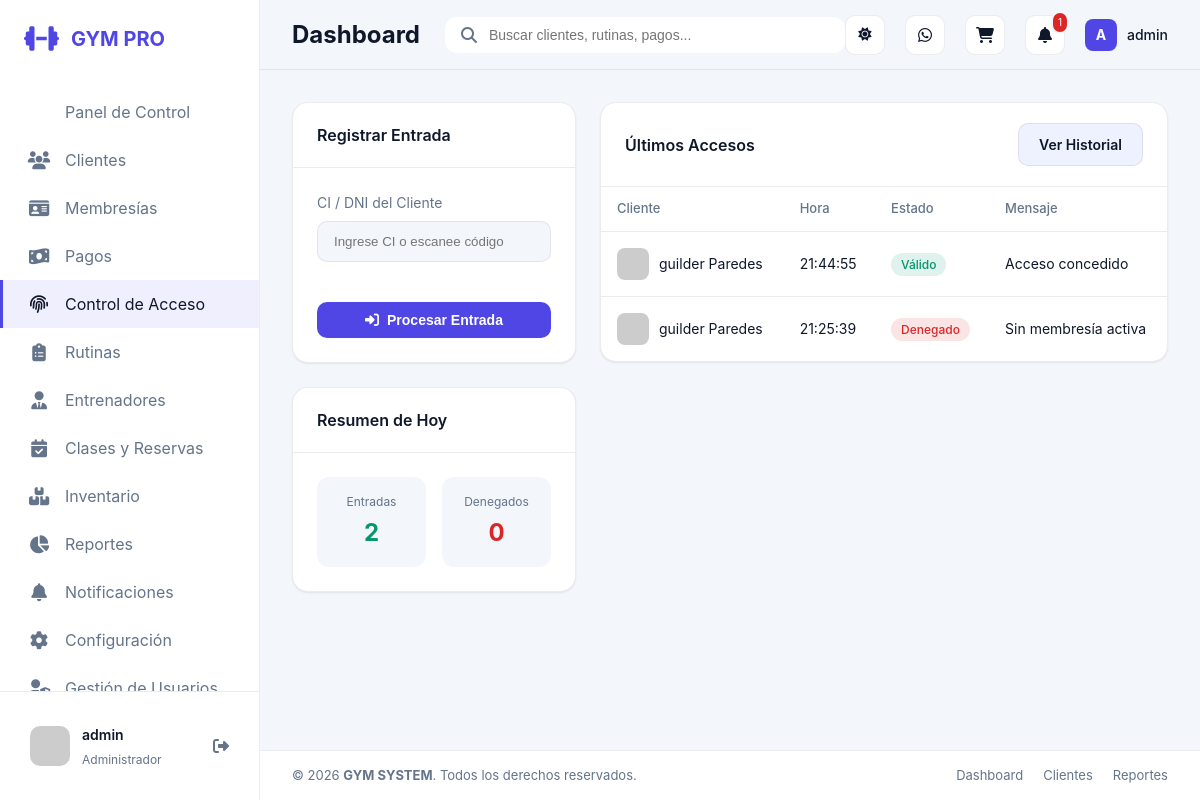
The page /acceso/ (signed in) on the database its author committed.
### apps/core/models.py (models this page shows, shortened)
class UserProfile(models.Model):
    ROLE_ADMIN = 'ADMIN'
    ROLE_RECEPTION = 'RECEPCIONISTA'
    ROLE_TRAINER = 'ENTRENADOR'
    ROLE_CLIENT = 'CLIENTE'
    ROLE_CHOICES = [
        (ROLE_ADMIN, 'Administrador'),
        (ROLE_RECEPTION, 'Recepcionista'),
        (ROLE_TRAINER, 'Entrenador'),
        (ROLE_CLIENT, 'Cliente'),
    ]
    user = models.OneToOneField(settings.AUTH_USER_MODEL, on_delete=models.CASCADE, related_name='profile')
    role = models.CharField(max_length=20, choices=ROLE_CHOICES, default=ROLE_RECEPTION)
    client = models.OneToOneField(Client, on_delete=models.SET_NULL, null=True, blank=True, related_name='auth_profile')
    trainer = models.OneToOneField(Trainer, on_delete=models.SET_NULL, null=True, blank=True, related_name='auth_profile')
    @property
    def role_label(self):
        return self.get_role_display()

### apps/access/models.py (models this page shows, shortened)
class AccessRecord(models.Model):
    client = models.ForeignKey(Client, on_delete=models.CASCADE)
    timestamp = models.DateTimeField(default=timezone.now)
    entry_type = models.CharField(max_length=50, choices=[
        ('ENTRADA', 'Entrada'),
        ('SALIDA', 'Salida'),
    ], default='ENTRADA')
    method = models.CharField(max_length=50, choices=[
        ('QR', 'QR'),
        ('CODIGO', 'Código'),
        ('HUELLA', 'Huella'),
    ], default='CODIGO')
    valid = models.BooleanField(default=True)
    message = models.CharField(max_length=255, blank=True)

### apps/clients/models.py (models this page shows, shortened)
class Client(models.Model):
    first_name = models.CharField(max_length=120)
    last_name = models.CharField(max_length=120)
    ci = models.CharField(max_length=40, unique=True)
    phone = models.CharField(max_length=40)
    email = models.EmailField(blank=True)
    profile_photo = models.ImageField(upload_to='clientes/', blank=True, null=True)
    join_date = models.DateField(default=timezone.now)
    is_active = models.BooleanField(default=True)
    height_cm = models.DecimalField(max_digits=5, decimal_places=2, blank=True, null=True)
    weight_kg = models.DecimalField(max_digits=5, decimal_places=2, blank=True, null=True)
    trainer = models.ForeignKey(Trainer, on_delete=models.SET_NULL, blank=True, null=True, related_name='clients')
    notes = models.TextField(blank=True)
    @property
    def full_name(self):
        return f'{self.first_name} {self.last_name}'

### apps/access/views.py (the view, shortened to what this page needs)
# urls.py: path('', views.access_panel, name='access_panel'),
@role_required(UserProfile.ROLE_ADMIN, UserProfile.ROLE_RECEPTION)
def access_panel(request):
    recent_access = AccessRecord.objects.all().order_by('-timestamp')[:20]
    context = {'recent_access': recent_access}
    return render(request, 'access/access_panel.html', context)

### apps/core/permissions.py (called while the page is built)
def get_user_profile(user):
    if not user or not user.is_authenticated:
        return None
    default_role = UserProfile.ROLE_ADMIN if user.is_superuser else UserProfile.ROLE_RECEPTION
    profile, _ = UserProfile.objects.get_or_create(
        user=user,
        defaults={'role': default_role},
    )
    if user.is_superuser and profile.role != UserProfile.ROLE_ADMIN:
        profile.role = UserProfile.ROLE_ADMIN
        profile.save(update_fields=['role'])
    return profile

def get_user_role(user):
    if not user or not user.is_authenticated:
        return None
    if user.is_superuser:
        return UserProfile.ROLE_ADMIN
    profile = get_user_profile(user)
    return profile.role if profile else None

def get_role_label(role):
    return ROLE_LABELS.get(role, 'Sin rol')

def get_linked_client(user):
    profile = get_user_profile(user)
    return profile.client if profile else None

def get_linked_trainer(user):
    profile = get_user_profile(user)
    return profile.trainer if profile else None

def has_role(user, *allowed_roles):
    role = get_user_role(user)
    return role in allowed_roles

def role_required(*allowed_roles):
    def decorator(view_func):
        @wraps(view_func)
        def wrapped_view(request, *args, **kwargs):
            if not request.user.is_authenticated:
                return redirect('login')
            if has_role(request.user, *allowed_roles):
                return view_func(request, *args, **kwargs)
            messages.error(request, 'No tienes permisos para acceder a esta sección.')
            return redirect('dashboard')
        return wrapped_view
    return decorator

### templates/access/access_panel.html (shortened to what this page needs)
{% extends 'base.html' %}
{% block content %}
<div class="dashboard-grid" style="grid-template-columns: 1fr 2fr;">
    <div class="grid-left">
        <div class="card">
            <div class="card-header">
                <h3 class="card-title">Registrar Entrada</h3>
            </div>
            <div class="card-body">
                <form action="" method="POST">
                    <div class="form-group">
                        <label for="ci">CI / DNI del Cliente</label>
                        <input type="text" name="ci" id="ci" class="form-control" placeholder="Ingrese CI o escanee código" autofocus required>
                    </div>
                    <button type="submit" class="btn btn-primary" style="width: 100%; justify-content: center; margin-top: 20px;">
                        <i class="fas fa-sign-in-alt"></i> Procesar Entrada
                    </button>
                </form>
            </div>
        </div>
        <div class="card" style="margin-top: 24px;">
            <div class="card-header">
                <h3 class="card-title">Resumen de Hoy</h3>
            </div>
            <div class="card-body">
                <div style="display: grid; grid-template-columns: 1fr 1fr; gap: 16px;">
                    <div style="background: var(--bg-body); padding: 16px; border-radius: 12px; text-align: center;">
                        <span style="display: block; font-size: 12px; color: var(--text-muted); margin-bottom: 4px;">Entradas</span>
                        <span style="font-size: 24px; font-weight: 700; color: var(--color-success);">{{ recent_access.count }}</span>
                    </div>
                    <div style="background: var(--bg-body); padding: 16px; border-radius: 12px; text-align: center;">
                        <span style="display: block; font-size: 12px; color: var(--text-muted); margin-bottom: 4px;">Denegados</span>
                        <span style="font-size: 24px; font-weight: 700; color: var(--color-danger);">0</span>
                    </div>
                </div>
            </div>
        </div>
    </div>
    <div class="grid-right">
        <div class="card">
            <div class="card-header">
                <h3 class="card-title">Últimos Accesos</h3>
                <a href="{% url 'access_history' %}" class="btn btn-secondary btn-sm">Ver Historial</a>
            </div>
            <div class="card-body" style="padding: 0;">
                <div class="table-container">
                    <table>
                        <thead>
                            <tr>
                                <th>Cliente</th>
                                <th>Hora</th>
                                <th>Estado</th>
                                <th>Mensaje</th>
                            </tr>
                        </thead>
                        <tbody>
                            {% for access in recent_access %}
                            <tr>
                                <td>
                                    <div style="display: flex; align-items: center; gap: 10px;">
                                        <img src="https://ui-avatars.com/api/?name={{ access.client.full_name }}&background=random" style="width: 32px; height: 32px; border-radius: 8px;">
                                        <span>{{ access.client.full_name }}</span>
                                    </div>
                                </td>
                                <td>{{ access.timestamp|date:"H:i:s" }}</td>
                                <td>
                                    {% if access.valid %}
                                    <span class="badge-status status-active">Válido</span>
                                    {% else %}
                                    <span class="badge-status status-expired">Denegado</span>
                                    {% endif %}
                                </td>
                                <td>{{ access.message }}</td>
                            </tr>
                            {% empty %}
                            <tr>
                                <td colspan="4" style="text-align: center; padding: 48px; color: var(--text-muted);">No hay registros recientes.</td>
                            </tr>
                            {% endfor %}
                        </tbody>
                    </table>
                </div>
            </div>
        </div>
    </div>
</div>
{% endblock %}

### templates/components/sidebar.html (shortened to what this page needs)
<aside class="sidebar">
    <div class="sidebar-header">
        <a href="{% url 'dashboard' %}" class="logo">
            <i class="fas fa-dumbbell"></i>
            <span>GYM PRO</span>
        </a>
    </div>
    <nav class="sidebar-nav">
        <a href="{% url 'dashboard' %}" class="nav-item {% if request.resolver_match.url_name == 'dashboard' %}active{% endif %}">
            <span>Panel de Control</span>
        </a>
        {% if request.user.profile.role == 'ADMIN' or request.user.profile.role == 'RECEPCIONISTA' %}
        <a href="{% url 'client_list' %}" class="nav-item {% if 'client' in request.resolver_match.url_name %}active{% endif %}">
            <i class="fas fa-users"></i>
            <span>Clientes</span>
        </a>
        {% endif %}
        {% if request.user.profile.role == 'ADMIN' or request.user.profile.role == 'RECEPCIONISTA' %}
        <a href="{% url 'plan_list' %}" class="nav-item {% if 'plan' in request.resolver_match.url_name %}active{% endif %}">
            <i class="fas fa-id-card"></i>
            <span>Membresías</span>
        </a>
        {% endif %}
        {% if request.user.profile.role == 'ADMIN' or request.user.profile.role == 'RECEPCIONISTA' %}
        <a href="{% url 'payment_list' %}" class="nav-item {% if 'payment' in request.resolver_match.url_name %}active{% endif %}">
            <i class="fas fa-money-bill-wave"></i>
            <span>Pagos</span>
        </a>
        {% endif %}
        {% if request.user.profile.role == 'ADMIN' or request.user.profile.role == 'RECEPCIONISTA' %}
        <a href="{% url 'access_panel' %}" class="nav-item {% if 'access' in request.resolver_match.url_name %}active{% endif %}">
            <i class="fas fa-fingerprint"></i>
            <span>Control de Acceso</span>
        </a>
        {% endif %}
        {% if request.user.profile.role == 'ADMIN' or request.user.profile.role == 'ENTRENADOR' %}
        <a href="{% url 'routine_list' %}" class="nav-item {% if 'routine' in request.resolver_match.url_name %}active{% endif %}">
            <i class="fas fa-clipboard-list"></i>
            <span>Rutinas</span>
        </a>
        {% endif %}
        {% if request.user.profile.role == 'ADMIN' %}
        <a href="{% url 'trainers:list' %}" class="nav-item {% if 'trainers' in request.resolver_match.app_name %}active{% endif %}">
            <i class="fas fa-user-tie"></i>
            <span>Entrenadores</span>
        </a>
        {% endif %}
        {% if request.user.profile.role != 'CLIENTE' %}
        <a href="{% url 'reservation_list' %}" class="nav-item {% if 'reservation' in request.resolver_match.url_name %}active{% endif %}">
            <i class="fas fa-calendar-check"></i>
            <span>Clases y Reservas</span>
        </a>
        {% endif %}
        {% if request.user.profile.role == 'ADMIN' or request.user.profile.role == 'RECEPCIONISTA' %}
        <a href="{% url 'product_list' %}" class="nav-item {% if 'product' in request.resolver_match.url_name %}active{% endif %}">
            <i class="fas fa-boxes-stacked"></i>
            <span>Inventario</span>
        </a>
        {% endif %}
        {% if request.user.profile.role == 'ADMIN' %}
        <a href="{% url 'reports_dashboard' %}" class="nav-item {% if 'reports' in request.resolver_match.url_name %}active{% endif %}">
            <i class="fas fa-chart-pie"></i>
            <span>Reportes</span>
        </a>
        {% endif %}
        {% if request.user.profile.role != 'CLIENTE' %}
        <a href="{% url 'notification_list' %}" class="nav-item {% if 'notification' in request.resolver_match.url_name %}active{% endif %}">
            <i class="fas fa-bell"></i>
            <span>Notificaciones</span>
        </a>
        {% endif %}
        {% if request.user.profile.role == 'ADMIN' %}
        <a href="{% url 'system_settings' %}" class="nav-item {% if 'system_settings' in request.resolver_match.url_name %}active{% endif %}">
            <i class="fas fa-gear"></i>
            <span>Configuración</span>
        </a>
        <a href="{% url 'user_list' %}" class="nav-item {% if 'user' in request.resolver_match.url_name %}active{% endif %}">
            <i class="fas fa-user-shield"></i>
            <span>Gestión de Usuarios</span>
        </a>
        {% endif %}
    </nav>
    <div class="sidebar-footer">
        <div class="user-profile">
            <img src="https://ui-avatars.com/api/?name={{ request.user.get_full_name|default:request.user.username }}&background=6366f1&color=fff" alt="User" class="user-avatar">
            <div class="user-info">
                <span class="user-name">{{ request.user.get_full_name|default:request.user.username }}</span>
                <span class="user-role">{{ request.user.profile.role_label }}</span>
            </div>
            <a href="{% url 'logout' %}" title="Cerrar Sesión" style="color: var(--text-muted);"><i class="fas fa-sign-out-alt"></i></a>
        </div>
    </div>
</aside>

### templates/components/navbar.html (shortened to what this page needs)
<nav class="navbar">
    <div class="navbar-left">
        <h2 class="page-title">
            {% block page_title %}Dashboard{% endblock %}
        </h2>
    </div>
    <div class="navbar-center">
        <div class="search-bar">
            <i class="fas fa-search"></i>
            <input type="text" placeholder="Buscar clientes, rutinas, pagos...">
        </div>
    </div>
    <div class="navbar-right">
        <div class="navbar-actions">
            <button type="button" class="nav-btn theme-toggle" id="themeToggle" title="Cambiar tema" aria-label="Cambiar tema">
                <i class="fas fa-sun theme-icon theme-icon-light"></i>
            </button>
            <a href="#" class="nav-btn" title="Mensajes">
                <i class="fab fa-whatsapp"></i>
            </a>
            <a href="{% url 'cart_detail' %}" class="nav-btn" title="Carrito de Ventas">
                <i class="fas fa-shopping-cart"></i>
            </a>
            <a href="{% url 'notification_list' %}" class="nav-btn" title="Notificaciones">
                <i class="fas fa-bell"></i>
                {% if notifications_count > 0 %}
                <span class="badge">{{ notifications_count }}</span>
                {% endif %}
            </a>
            <div class="user-menu">
                <div class="user-avatar-mini">
                    {{ request.user.username|slice:":1"|upper }}
                </div>
                <span class="user-name-mini">{{ request.user.username }}</span>
            </div>
        </div>
    </div>
</nav>

### rows shown on the page
AccessRecord: client.full_name "guilder Paredes", timestamp "21:44:55", valid "Válido", message "Acceso concedido"
AccessRecord: client.full_name "guilder Paredes", timestamp "21:25:39", valid "Denegado", message "Sin membresía activa"

### other values the page prints
{{ request.user.get_full_name|default:request.user.username }} "admin"
{{ request.user.profile.role_label }} "Administrador"
{{ notifications_count }} "1"
{{ request.user.username|slice:":1"|upper }} "A"
{{ request.user.username }} "admin"
{{ recent_access.count }} "2"
